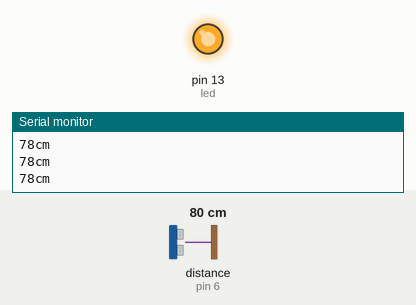
A sketch run on a simulated Arduino Uno, built with avr-gcc and run on an emulated ATmega328P. On the bench: output pins drawn as LEDs (lit = HIGH), the last lines printed to the serial monitor. Wiring (inferred from the names in the program): ultrasonic range finder: trigger pin 7; echo pin 6. The inputs (shaded band) are chosen by the test bench; at power-on: distance to the obstacle (sensor on pin 6) 80 cm. The echo pulse lasts 58.3 µs per cm; pins used as bus, display or sensor lines are not drawn.

Above: at 1.2 s.
1.3 s: distance to the obstacle (sensor on pin 6) set to 199 cm
2.8 s: distance to the obstacle (sensor on pin 6) set to 208 cm
At 3.7 s:
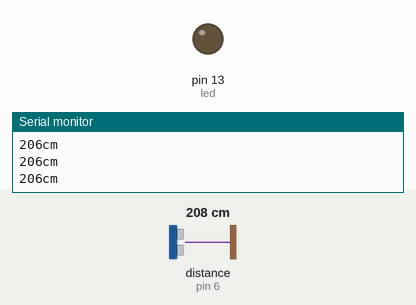
4.3 s: distance to the obstacle (sensor on pin 6) set to 2 cm
At 4.9 s:
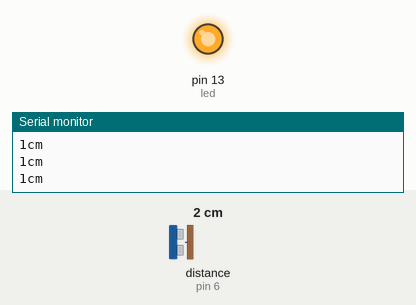
5.9 s: distance to the obstacle (sensor on pin 6) set to 250 cm
At 7.0 s:
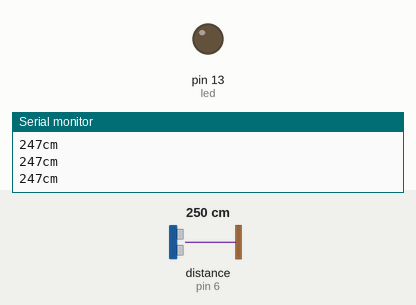
Timing chart, 0 to 8.4 s (numbered marks = the images above; inputs shaded):
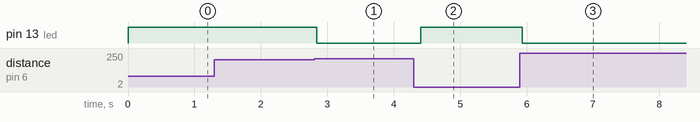

Measured:
- the behaviour switches between 202 and 203 cm on distance to the obstacle (sensor on pin 6) (found by bisection; images 0 and 1)
- after the input at 2.8 s, pin 13 (led): HIGH → LOW at once
- after the input at 4.3 s, pin 13 (led): LOW → HIGH after 0.11 s
- after the input at 5.9 s, pin 13 (led): HIGH → LOW at once

The sketch:

Code_Project_Ultrasonic_Syafiq.ino
```cpp
const int trigger = 7;
const int echo = 6;
const int led = 13;
void setup() {
  // put your setup code here, to run once:
Serial.begin(9600);
pinMode(led, OUTPUT);
}

void loop() {
  // put your main code here, to run repeatedly:
long duration;
long cm;
pinMode(trigger, OUTPUT);
digitalWrite(trigger, LOW);
delayMicroseconds(2);
digitalWrite(trigger, HIGH);
delayMicroseconds(10);
digitalWrite(trigger, LOW);
pinMode(echo, INPUT);
duration = pulseIn(echo, HIGH);
cm = microsecondsToCentimeters(duration);
if(cm <= 200) {
  digitalWrite(led, HIGH);
}
else{
  digitalWrite(led, LOW);
}
Serial.print(cm);
Serial.print("cm");
Serial.println();
delay(100);
}

long microsecondsToCentimeters(long microseconds)
{return microseconds*0.034/2;
}
```
